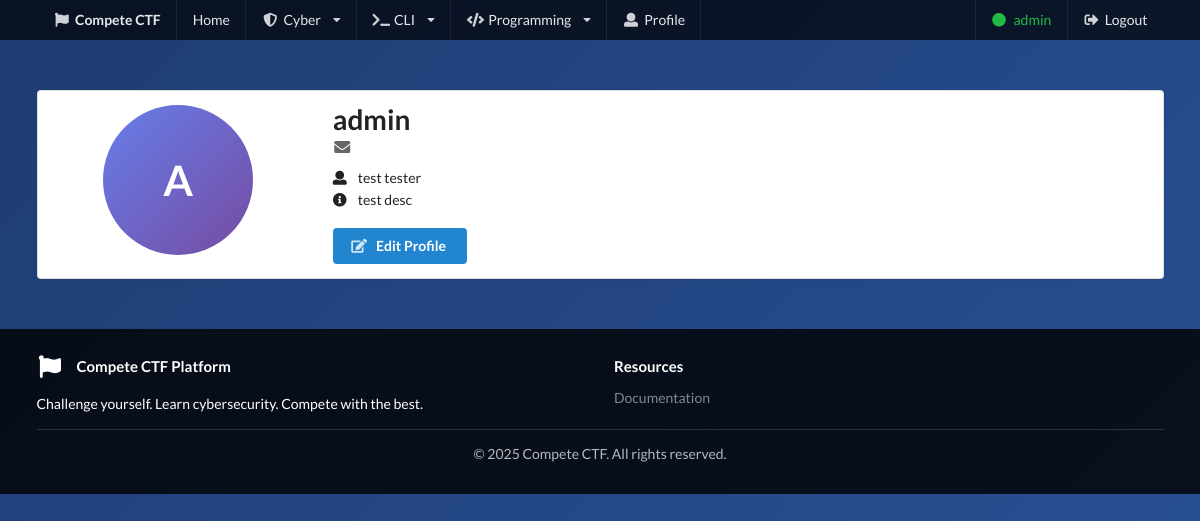
Page /account/profile/ (signed in) on the committed database.
### website/models.py (models this page shows)
class Account(models.Model):
    website = models.CharField(max_length=90)
    firstname = models.CharField(max_length=40)
    lastname = models.CharField(max_length=40)
    about = models.TextField()
    user = models.OneToOneField(User, on_delete=models.CASCADE, blank=True, null=True)

### website/views.py (the view)
# urls.py: path('account/profile/', views.profile, name='profile'),
@login_required
def profile(request):
    objects = Account.objects.filter(user=request.user)
    solved_challenges = SolvedChallenge.objects.filter(user=request.user)
    total_challenges_solved = solved_challenges.count()
    total_points = sum(challenge.points for challenge in solved_challenges)
    recent_activity = solved_challenges[:10]
    context = {
        'objects': objects,
        'total_challenges_solved': total_challenges_solved,
        'total_points': total_points,
        'recent_activity': recent_activity,
    }
    return render(request, 'account/profile.html', context)

### website/templates/account/profile.html (shortened to what this page needs)
{% extends 'base.html' %}
{% block content %}
<div class="ui container main-container">
    <div class="ui segment ctf-card">
        <div class="ui stackable grid">
            <div class="four wide column center aligned">
                <div class="ui circular image" style="width: 150px; height: 150px; margin: 0 auto; background: linear-gradient(135deg, #667eea 0%, #764ba2 100%); display: flex; align-items: center; justify-content: center;">
                    <h1 style="color: white; font-size: 3em; margin: 0;">{{ user.username|slice:":1"|upper }}</h1>
                </div>
            </div>
            <div class="twelve wide column">
                <h1 class="ui header">
                    {{ user.username }}
                    <div class="sub header">
                        <i class="mail icon"></i> {{ user.email }}
                    </div>
                </h1>
                {% if objects %}
                    {% for account in objects %}
                        <div class="ui list">
                            {% if account.firstname or account.lastname %}
                                <div class="item">
                                    <i class="user icon"></i>
                                    <div class="content">
                                        {{ account.firstname }} {{ account.lastname }}
                                    </div>
                                </div>
                            {% endif %}
                            {% if account.about %}
                                <div class="item">
                                    <i class="info circle icon"></i>
                                    <div class="content">
                                        {{ account.about }}
                                    </div>
                                </div>
                            {% endif %}
                        </div>
                    {% endfor %}
                {% endif %}
                <div style="margin-top: 20px;">
                    <a href="{% url 'update_profile' %}" class="ui primary button">
                        <i class="edit icon"></i>
                        Edit Profile
                    </a>
                </div>
            </div>
        </div>
    </div>
</div>
{% endblock %}

### website/templates/base.html (shortened to what this page needs)
<!DOCTYPE html>
<html lang="en">
<head>
    <link rel="stylesheet" href="https://cdn.jsdelivr.net/npm/semantic-ui@2.4.2/dist/semantic.min.css">
</head>
<body>
    <div class="ui inverted menu main-nav">
        <div class="ui container">
            <a href="{% url 'home' %}" class="header item">
                <i class="flag icon"></i>
                Compete CTF
            </a>
            <a href="{% url 'home' %}" class="item">Home</a>
            <div class="ui dropdown item">
                <i class="shield alternate icon"></i> Cyber
                <i class="dropdown icon"></i>
            </div>
            <div class="ui dropdown item">
                <i class="terminal icon"></i> CLI
                <i class="dropdown icon"></i>
            </div>
            <div class="ui dropdown item">
                <i class="code icon"></i> Programming
                <i class="dropdown icon"></i>
            </div>
            {% if user.is_authenticated %}
                <a href="{% url 'profile' %}" class="item">
                    <i class="user icon"></i> Profile
                </a>
                <div class="right menu">
                    <div class="item">
                        <span style="color: #21ba45;">
                            <i class="circle icon"></i> {{ user.username }}
                        </span>
                    </div>
                    <a href="{% url 'logout' %}" class="item">
                        <i class="sign out icon"></i> Logout
                    </a>
                </div>
            {% endif %}
        </div>
    </div>
    {% block content %}{% endblock %}
    <footer>
        <div class="ui container">
            <div class="ui stackable grid">
                <div class="eight wide column">
                    <h4 class="ui inverted header">
                        <i class="flag icon"></i>
                        Compete CTF Platform
                    </h4>
                    <p>Challenge yourself. Learn cybersecurity. Compete with the best.</p>
                </div>
                <div class="four wide column">
                    <h4 class="ui inverted header">Resources</h4>
                    <div class="ui inverted link list">
                        <a class="item" href="{% url 'documentation' %}">Documentation</a>
                    </div>
                </div>
            </div>
            <div class="ui inverted divider"></div>
            <p style="text-align: center; opacity: 0.7;">© 2025 Compete CTF. All rights reserved.</p>
        </div>
    </footer>
</body>
</html>

### website/templates/base.html (style rules this page uses)
body { background: linear-gradient(135deg, #1e3c72 0%, #2a5298 100%); min-height: 100vh; }
.main-nav { background: rgba(0, 0, 0, 0.7) !important; border-radius: 0 !important; border: none !important; margin: 0 !important; }
.main-container { margin-top: 50px; margin-bottom: 50px; }
.ctf-card { background: rgba(255, 255, 255, 0.95); box-shadow: 0 10px 30px rgba(0, 0, 0, 0.3); }
footer { background: rgba(0, 0, 0, 0.8); color: white; padding: 30px 0; margin-top: 50px; }

### rows in the picture
Account: firstname "test", lastname "tester", about "test desc"

### other values in the picture
{{ user.username }} "admin"
{{ user.username|slice:":1"|upper }} "A"
